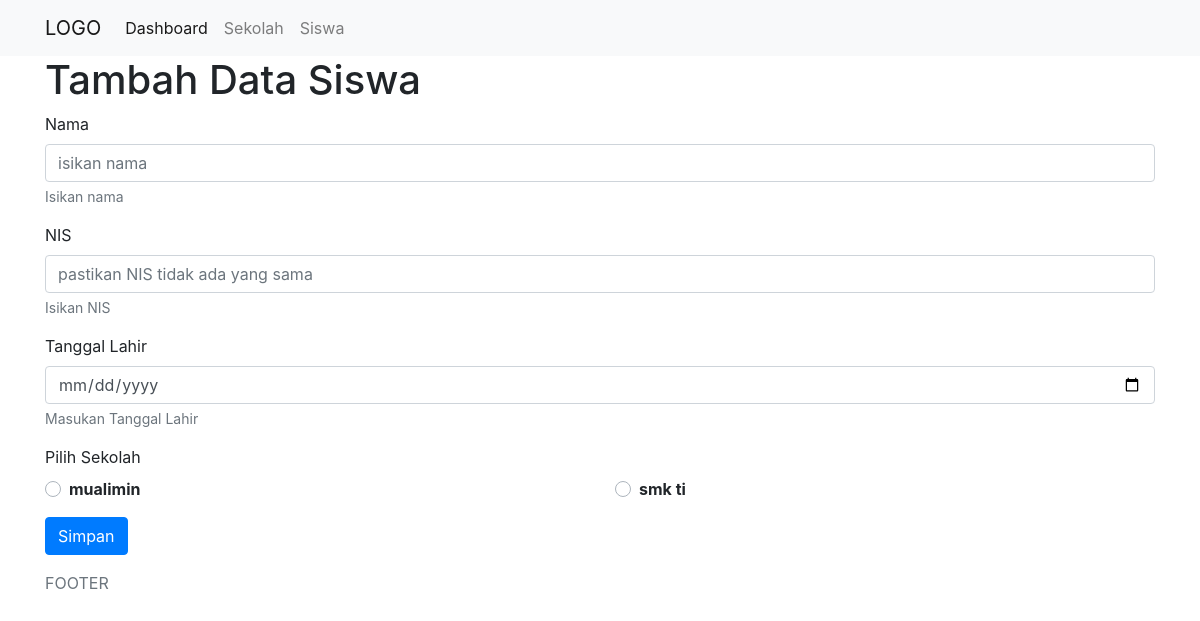
The app's page /siswa_tambah.php, older data.
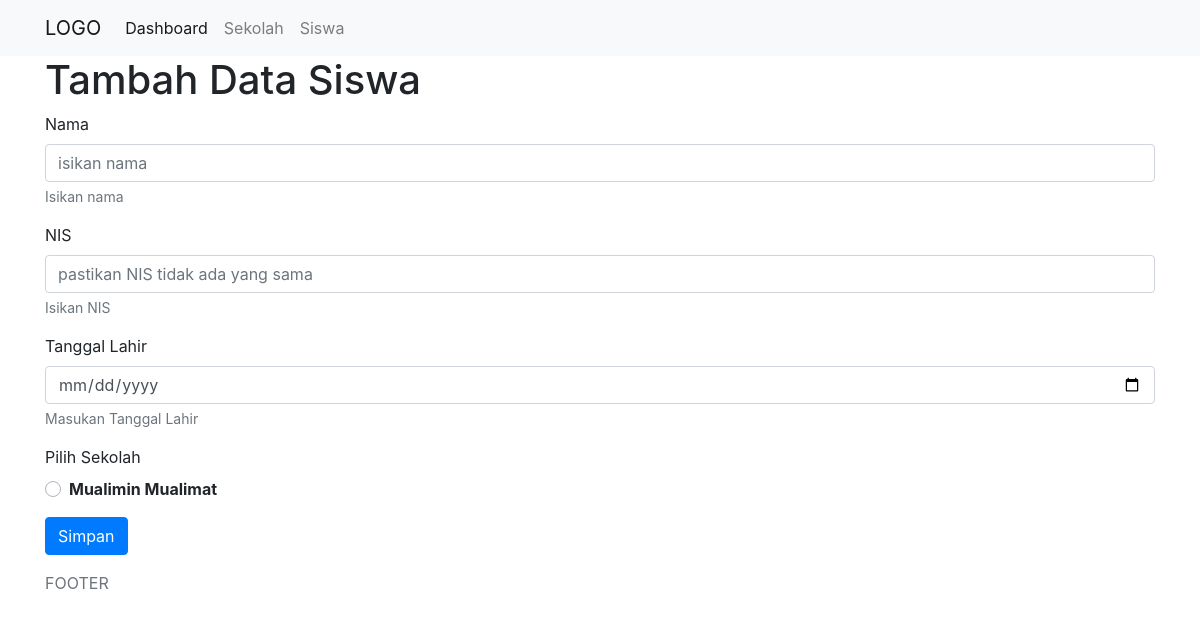
The same page, newer data.
### tables this page shows
CREATE TABLE `sekolah` (
  `id` int(11) NOT NULL,
  `nama` varchar(155) NOT NULL,
  `telpon` varchar(12) NOT NULL,
  `alamat` varchar(255) NOT NULL,
  `gambar` varchar(155) NOT NULL
);

### siswa_tambah.php (the view, shortened to what this page needs)
<?php
include './koneksi.php';
include './header.php';
include './menu.php';
?>
<div class="container">
  <h1>Tambah Data Siswa</h1>
  <form method="post" action="siswa_tambah_proses.php" enctype="multipart/form-data">
    <div class="form-group">
      <label for="exampleInputEmail1">Nama</label>
      <input required name="txt-nama" id="nama" autofocus type="text" class="form-control" placeholder="isikan nama">
      <small id="emailHelp" class="form-text text-muted">Isikan nama</small>
    </div>
    <div class="form-group nis">
      <label for="exampleInputEmail1">NIS</label>
      <input required autocomplete="off" oninput="javascript: if (this.value.length > this.maxLength) this.value = this.value.slice(0, this.maxLength);" maxlength="8" minlength="8" name="txt-nis" id="nis" onkeyup="cek_nis('tambah')" type="text" class="form-control" placeholder="pastikan NIS tidak ada yang sama">
      <small id="nis" class="form-text text-muted">Isikan NIS</small>
    </div>
    <div class="form-group">
      <label for="exampleInputEmail1">Tanggal Lahir</label>
      <input required name="txt-tgl_lahir" id="tgl" type="date" class="form-control">
      <small id="tgl" class="form-text text-muted">Masukan Tanggal Lahir</small>
    </div>
    <?php
    $sql = "SELECT * FROM sekolah order by nama ASC";
    $query = mysqli_query($conn, $sql);
    $jml = mysqli_num_rows($query);
    ?>
    <div class="form-group">
      <label for="exampleInputEmail1">Pilih Sekolah</label>
      <?php
      if ($jml == 0) {
        echo "<label>--Lakukan Penambahan Sekolah--</label>";
      } else {
        if ($jml <= 10) {
      ?>
          <div class="row">
            <?php
            $no = 0;
            while ($data = mysqli_fetch_assoc($query)) {
              $nama = $data['nama'];
              $no++;
            ?>
            <div class="col-md-6">
              <div class="custom-control custom-radio custom-control-inline">
                <label class="custom-control-label" for="id_sekolah-<?= $no ?>"><b><?= $nama; ?></b></label>
              </div>
            </div>
            <?php
            }
            ?>
          </div>
      <?php
        }
      }
      ?>
    </div>
    <button type="submit" class="btn btn-primary">Simpan</button>
  </form>
</div>
<?php
include './footer.php';
?>

Row changes from the older to the newer data that the page shows:
removed sekolah: nama "mualimin"
removed sekolah: nama "smk ti"
added sekolah: nama "Mualimin Mualimat"
